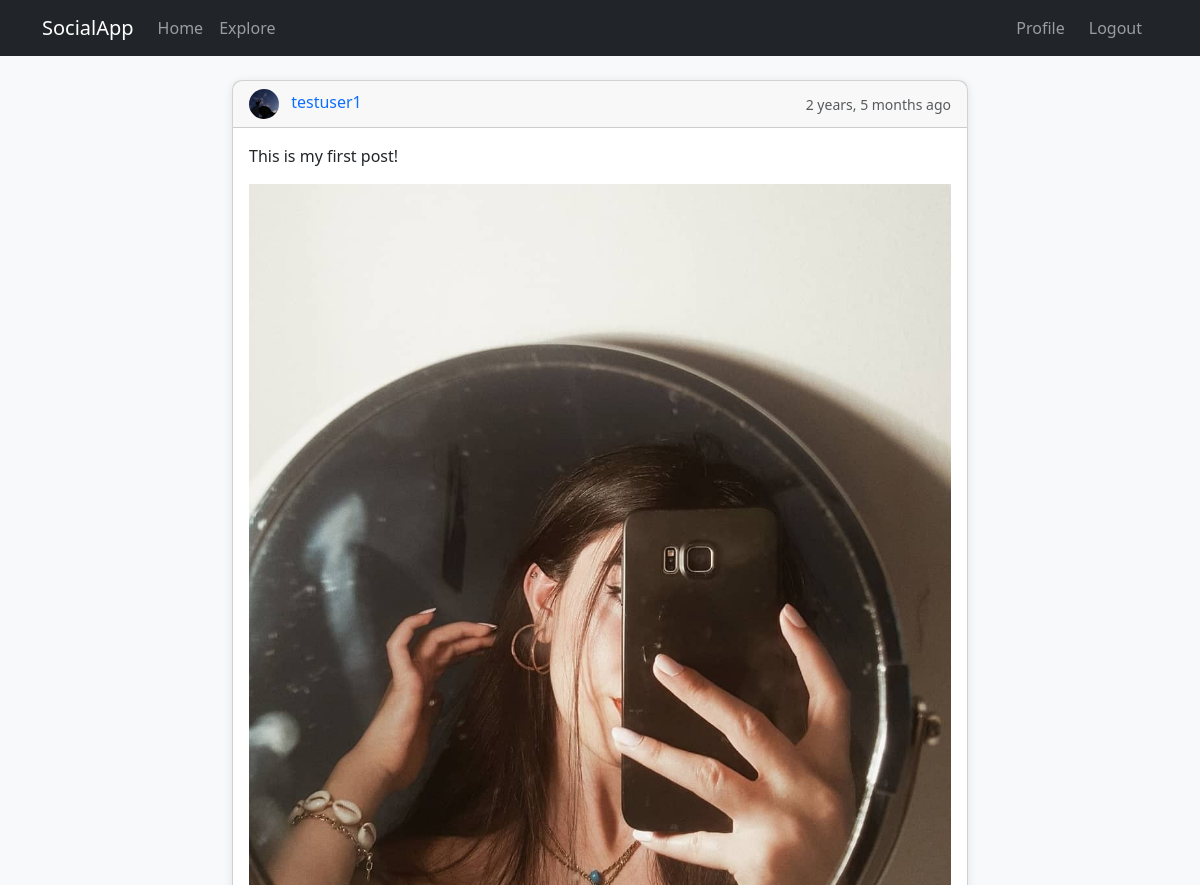
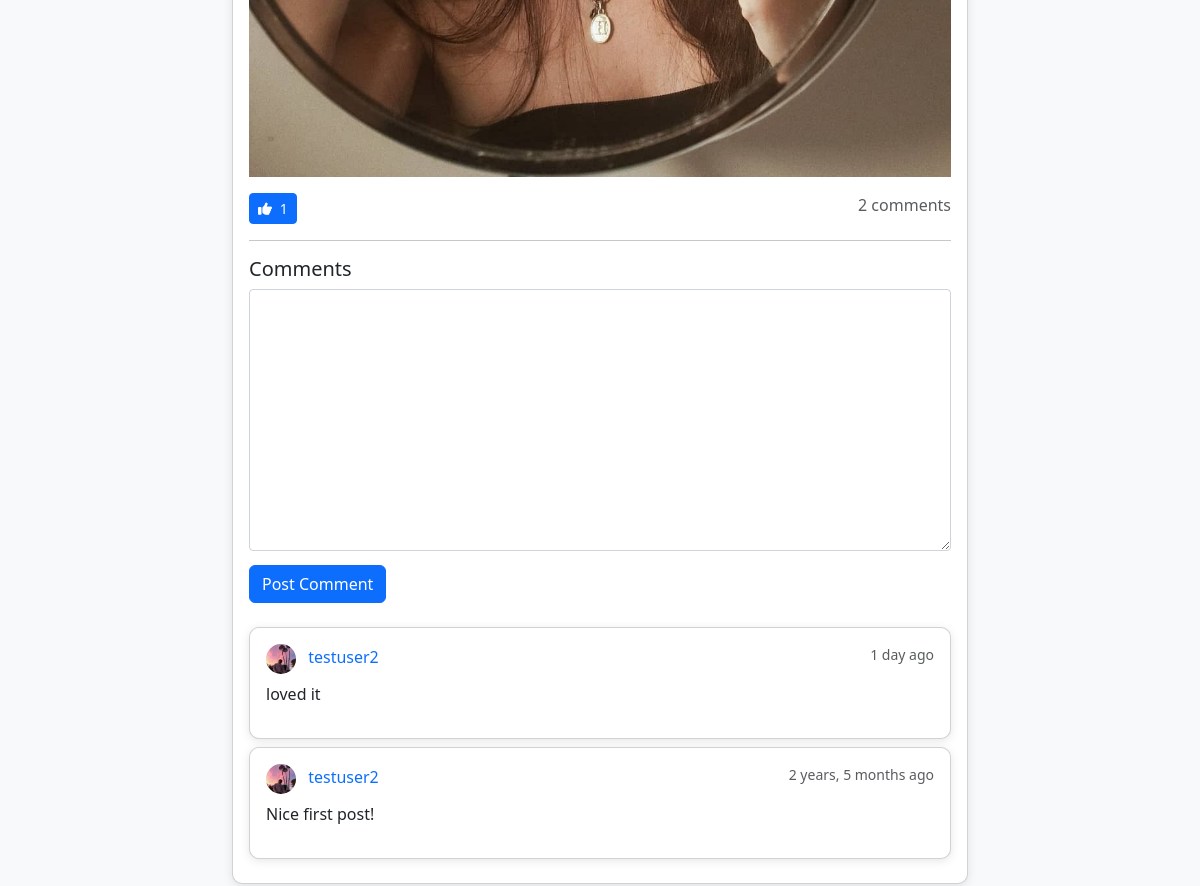
The app's page /post/1/ (signed in) with its own data (2 pictures, top to bottom).
### core/models.py (models this page shows, shortened)
class Post(models.Model):
    author = models.ForeignKey(User, on_delete=models.CASCADE)
    content = models.TextField()
    image = models.ImageField(upload_to='post_images', blank=True, null=True)
    date_posted = models.DateTimeField(default=timezone.now)
    likes = models.ManyToManyField(User, related_name='liked_posts', blank=True)
    @property
    def comment_count(self):
        return self.comments.count()

class Profile(models.Model):
    user = models.OneToOneField(User, on_delete=models.CASCADE)
    bio = models.TextField(blank=True)
    image = models.ImageField(default='default.jpg', upload_to='profile_pics')
    followers = models.ManyToManyField(User, related_name='following', blank=True)

class Comment(models.Model):
    post = models.ForeignKey(Post, related_name='comments', on_delete=models.CASCADE)
    author = models.ForeignKey(User, on_delete=models.CASCADE)
    content = models.TextField()
    date_posted = models.DateTimeField(default=timezone.now)

### core/views.py (the view, shortened to what this page needs)
# urls.py: path('post/<int:pk>/', views.post_detail, name='post_detail'),
@login_required
def post_detail(request, pk):
    post = get_object_or_404(Post, pk=pk)
    comments = post.comments.all().order_by('-date_posted')
    form = CommentForm()
    context = {
        'post': post,
        'comments': comments,
        'form': form,
    }
    return render(request, 'core/posts/post_detail.html', context)

### core/forms.py
class CommentForm(forms.ModelForm):
    class Meta:
        model = Comment
        fields = ['content']

### core/templates/core/posts/post_detail.html (shortened to what this page needs)
{% extends "core/base.html" %}
{% block content %}
<div class="row">
    <div class="col-md-8 mx-auto">
        <div class="card mb-4">
            <div class="card-header d-flex justify-content-between align-items-center">
                <div>
                    <img src="{{ post.author.profile.image.url }}" class="rounded-circle" width="30" height="30">
                    <a href="{% url 'profile' post.author.username %}" class="text-decoration-none ms-2">
                        {{ post.author.username }}
                    </a>
                </div>
                <small class="text-muted">{{ post.date_posted|timesince }} ago</small>
            </div>
            <div class="card-body">
                <p class="card-text">{{ post.content }}</p>
                {% if post.image %}
                    <img src="{{ post.image.url }}" class="img-fluid mb-3">
                {% endif %}
                <div class="d-flex justify-content-between mb-3">
                    <button type="button"
                            class="btn btn-sm like-btn {% if request.user in post.likes.all %}btn-primary{% else %}btn-outline-primary{% endif %}"
                            data-post-id="{{ post.id }}"
                            id="like-btn-{{ post.id }}">
                        <i class="{% if request.user in post.likes.all %}fas{% else %}far{% endif %} fa-thumbs-up"></i>
                        <span class="like-count ms-1">{{ post.likes.count }}</span>
                    </button>
                    <span class="text-muted">{{ post.comment_count }} comments</span>
                </div>
                <hr>
                <h5>Comments</h5>
                <form method="POST" class="mb-4">
                    {{ form.content }}
                    <button type="submit" class="btn btn-primary mt-2">Post Comment</button>
                </form>
                {% for comment in comments %}
                <div class="card mb-2">
                    <div class="card-body">
                        <div class="d-flex justify-content-between">
                            <div>
                                <img src="{{ comment.author.profile.image.url }}" class="rounded-circle" width="30" height="30">
                                <a href="{% url 'profile' comment.author.username %}" class="text-decoration-none ms-2">
                                    {{ comment.author.username }}
                                </a>
                            </div>
                            <small class="text-muted">{{ comment.date_posted|timesince }} ago</small>
                        </div>
                        <p class="mt-2">{{ comment.content }}</p>
                    </div>
                </div>
                {% empty %}
                <div class="alert alert-info">No comments yet.</div>
                {% endfor %}
            </div>
        </div>
    </div>
</div>
{% endblock %}

### core/static/core/css/style.css (style rules this page uses)
body { background-color: #f8f9fa; }
.card { border-radius: 10px; box-shadow: 0 2px 10px rgba(0, 0, 0, 0.1); }
#id_content { width: 100%; padding: 10px; border: 1px solid #ced4da; border-radius: 4px; resize: vertical; }

### records on screen
Post: author.profile.image (placeholder picture), author.username "testuser1", date_posted "2 years, 5 months", content "This is my first post!", image (picture), likes.count "1", comment_count "2"
Comment: author.profile.image (placeholder picture), author.username "testuser2", date_posted "1 day", content "loved it"
Comment: author.profile.image (placeholder picture), author.username "testuser2", date_posted "2 years, 5 months", content "Nice first post!"
